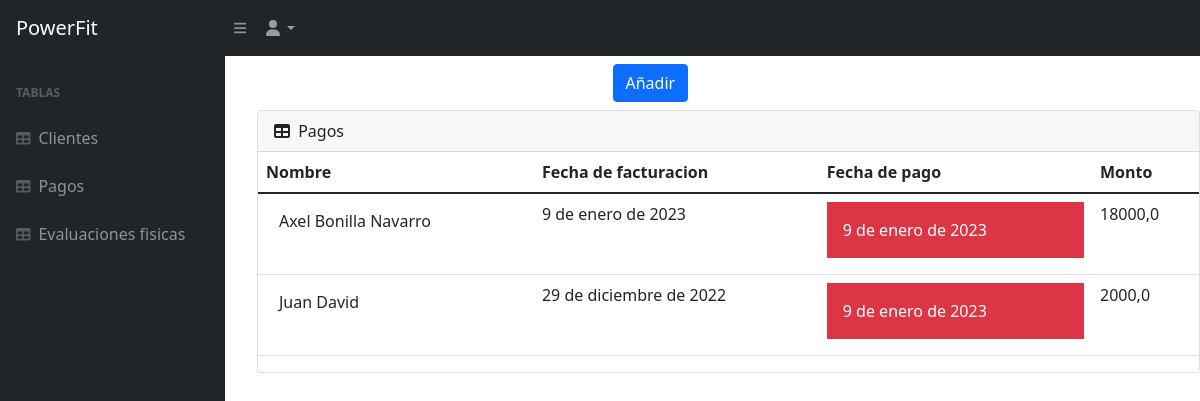
Page /payments_list/ (signed in) on the earlier database version.
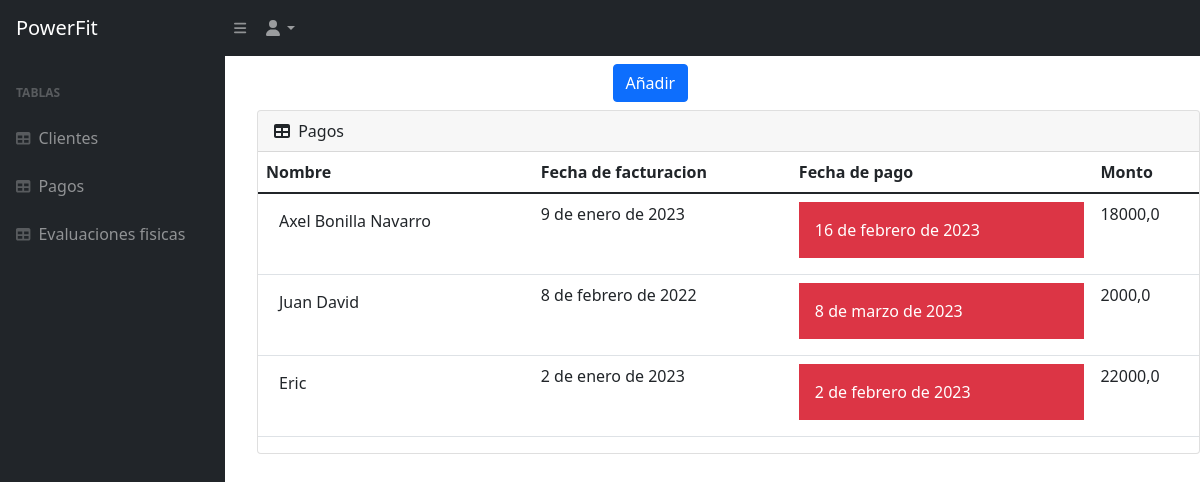
Same page on the later database version.
### HealthQuest/models.py (models this page shows, shortened)
class payments (models.Model):
    client = models.OneToOneField(HealthQuests, on_delete=models.CASCADE, null=True, blank=True, verbose_name= 'Cliente')
    date = models.DateField(default=datetime.date.today, verbose_name= 'Fecha de facturación')
    payment_date = models.DateField(default=datetime.date.today, verbose_name= 'Fecha de pago')
    amount = models.FloatField(verbose_name='Monto de pago', default=0)
    def payment_red (self):
        return date.today()

class HealthQuests (models.Model):
    name = models.CharField(max_length=100, verbose_name= 'Nombre')
    identification = models.IntegerField(verbose_name= 'Número de cedula', blank=True, null=True, unique=True)
    Date_of_birth = models.DateField(default=datetime.date.today, verbose_name= 'Fecha de nacimiento')
    address = models.CharField(max_length=100, blank=True, null=True)
    phone_number = models.IntegerField(verbose_name= 'Número telefonico')
    emergency_contact = models.CharField(max_length=100, verbose_name= 'Contacto de emergencia', null=True, blank=True)
    emergency_number = models.IntegerField(verbose_name= 'Número de emergencia', null=True, blank=True)
    heart_problems = models.CharField(max_length=100, default='Ninguno', verbose_name='Problemas cardiacos')
    allergies = models.CharField(max_length=100, default='Ninguno', verbose_name='Alergias')
    ailments = models.ManyToManyField(Ailments, verbose_name='Padecimientos', blank=True)
    joint_problems = models.ManyToManyField(Joint_problems, verbose_name='Problemas articulares', blank=True)
    specify = models.CharField(max_length=200, default='Ninguno', verbose_name='Especifique')
    vision_difficulties = models.CharField(max_length=100, default='Ninguno', verbose_name='Dificultades de la vista')
    operations_surgeries = models.CharField(max_length=100, default='Ninguna', verbose_name='Operaciones o cirugias')
    skin_problems = models.CharField(max_length=100, default='Ninguno', verbose_name='Problemas en la piel')
    def __str__(self):
        return self.name

### HealthQuest/views.py (the view)
# urls.py: path('payments_list/', payments_list.as_view(), name='payments'),
class payments_list(LoginRequiredMixin, ListView):
    model = payments
    login_url = 'login'
    def get_context_data(self, **kwargs):
        context = super().get_context_data(**kwargs)
        context['now'] = timezone.now()
        return context

### templates/HealthQuest/payments_list.html (shortened to what this page needs)
{% extends 'HealthQuest/index.html' %}
{% block content %}
<head>
</head>
<body>
<div class="mx-auto" style="width: 200px;">
        <a class="btn btn-primary" href="payments.html" role="button">Añadir</a>
</div>
<ul>
<div class="card mb-4">
    <div class="card-header">
        <i class="fas fa-table me-1"></i>
        Pagos
    </div>
    <div class="table-responsive">
        <table id="datatablesSimple" class="table">
            <thead>
                <tr>
                    <th scope="col">Nombre</th>
                    <th scope="col">Fecha de facturacion</th>
                    <th scope="col">Fecha de pago</th>
                    <th scope="col">Monto</th>
                </tr>
            </thead>
            <tbody>
                {% for obj in object_list %}
                <tr>
                    <td><a href="update_payments/{{ obj.id }}" class="btn">{{ obj.client }}</a></td>
                    <td>{{ obj.date }}</td>
                    <td>
                    {% if obj.payment_date <= obj.payment_red %}
                        <div class="p-3 mb-2 bg-danger text-white">{{ obj.payment_date }}</div>
                    {% elif obj.payment_yellow <= 7 %}
                        <div class="p-3 mb-2 bg-warning text-white">{{ obj.payment_date }}</div>
                    {% else %}
                        {{ obj.payment_date }}
                    {% endif %}
                    </td>
                    <td>{{ obj.amount }}</td>
                </tr>
            {% endfor %}
            </tbody>
        </table>
    </div>
</div>
</ul>
</body>
{% endblock %}

Differences in the rows shown:
changed payments "Axel Bonilla Navarro": payment_date "9 de enero de 2023" → "16 de febrero de 2023"
changed payments "Juan David": date "29 de diciembre de 2022" → "8 de febrero de 2022"; payment_date "9 de enero de 2023" → "8 de marzo de 2023"
added payments: client "Eric", date "2 de enero de 2023", payment_date "2 de febrero de 2023", amount "22000,0"
